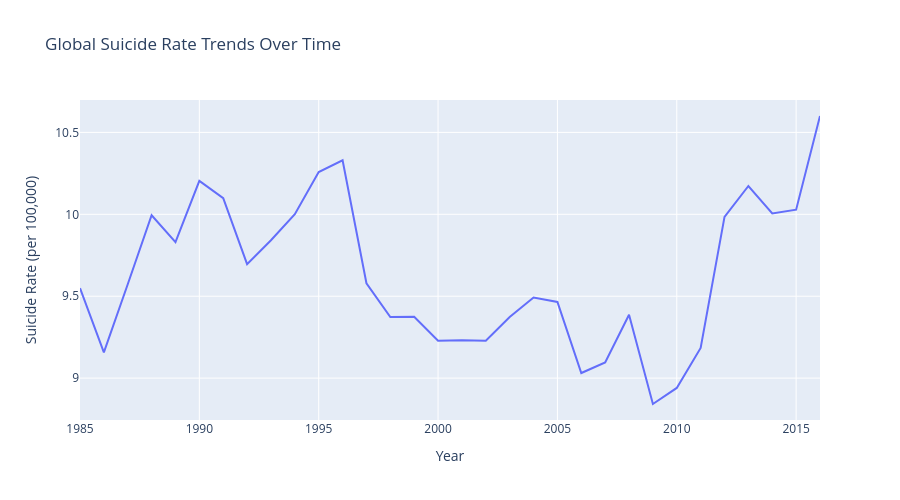

Notebook code for this chart:
### Markdown cell above
## 1. Temporal Trends Analysis

Understanding how suicide rates have changed over time globally and by different demographic groups.

### Code cell
# Global Suicide Trends Over Time
yearly_data = df_clean.groupby('year').agg({
    'suicides_no': 'sum',
    'population': 'sum'
}).reset_index()
yearly_data['global_suicide_rate'] = (yearly_data['suicides_no'] / yearly_data['population']) * 100000

fig = px.line(yearly_data, x='year', y='global_suicide_rate', 
              title='Global Suicide Rate Trends Over Time',
              labels={'global_suicide_rate': 'Suicide Rate (per 100,000)', 'year': 'Year'})
fig.update_layout(showlegend=False, height=500)
fig.show()

print("📊 Key Insights:")
print("• The global suicide rate shows significant fluctuations over the observed period")
print("• Notable peaks and valleys suggest external factors may influence suicide rates")
print("• Overall trend analysis reveals important temporal patterns that warrant further investigation")

### Figure 1 — Plotly figure (JSON) as saved in the notebook; plotly's stock layout.template omitted (floating-point values rounded to 4 significant figures)
{"data": [{"hovertemplate": "Year=%{x}<br>Suicide Rate (per 100,000)=%{y}<extra></extra>", "legendgroup": "", "line": {"color": "#636efa", "dash": "solid"}, "marker": {"symbol": "circle"}, "mode": "lines", "name": "", "orientation": "v", "showlegend": false, "type": "scatter", "x": [1985, 1986, 1987, 1988, 1989, 1990, 1991, 1992, 1993, 1994, 1995, 1996, 1997, 1998, 1999, 2000, 2001, 2002, 2003, 2004, 2005, 2006, 2007, 2008, 2009, 2010, 2011, 2012, 2013, 2014, 2015, 2016], "xaxis": "x", "y": [9.549, 9.158, 9.573, 9.994, 9.83, 10.2, 10.1, 9.696, 9.841, 10.0, 10.26, 10.33, 9.579, 9.373, 9.375, 9.229, 9.231, 9.229, 9.373, 9.492, 9.465, 9.031, 9.096, 9.387, 8.842, 8.94, 9.184, 9.984, 10.17, 10.01, 10.03, 10.6], "yaxis": "y"}], "layout": {"height": 500, "legend": {"tracegroupgap": 0}, "showlegend": false, "title": {"text": "Global Suicide Rate Trends Over Time"}, "xaxis": {"anchor": "y", "domain": [0, 1], "title": {"text": "Year"}}, "yaxis": {"anchor": "x", "domain": [0, 1], "title": {"text": "Suicide Rate (per 100,000)"}}}}
